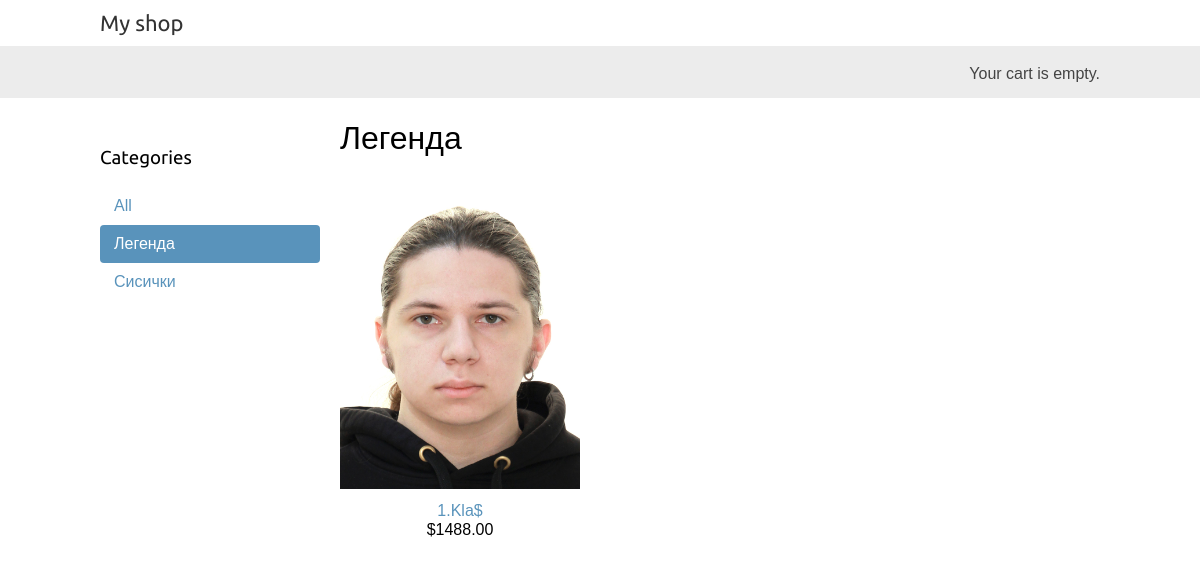
/legenda/, run on an earlier commit of the app's database.
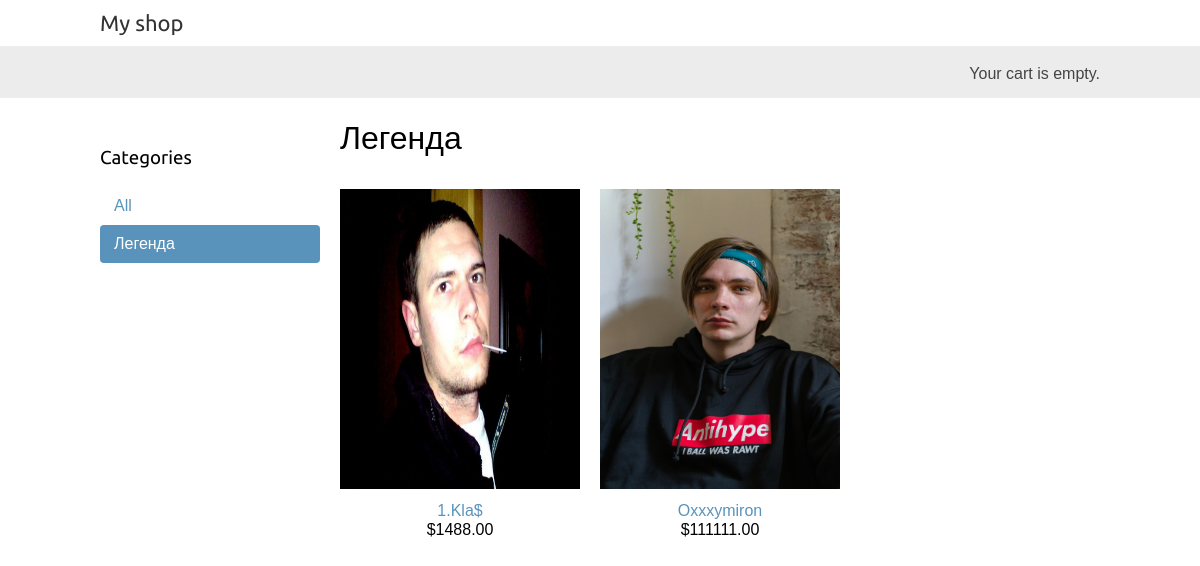
And on a later commit of the database.
### market_app/models.py (models this page shows, shortened)
class Category(models.Model):
    name = models.CharField(max_length=200)
    slug = models.SlugField(max_length=200,
                            unique=True)
    class Meta:
        ordering = ['name']
        indexes = [models.Index(fields=['name']),]
        verbose_name = 'category'
        verbose_name_plural = 'categories'
    def get_absolute_url(self):
        return reverse('market_app:product_list_by_category',
                       args=[self.slug])

class Product(models.Model):
    category = models.ForeignKey(Category,
                                 related_name='products',
                                 on_delete=models.CASCADE)
    name = models.CharField(max_length=200)
    slug = models.SlugField(max_length=200)
    image = models.ImageField(upload_to='products/%Y/%m/%d',
                              blank=True)
    description = models.TextField(blank=True)
    price = models.DecimalField(max_digits=10,
                                decimal_places=2)
    available = models.BooleanField(default=True)
    created = models.DateTimeField(auto_now_add=True)
    updated = models.DateTimeField(auto_now=True)
    class Meta:
        ordering = ['name']
        indexes = [
        models.Index(fields=['id', 'slug']),
        models.Index(fields=['name']),
        models.Index(fields=['-created']),]
    def get_absolute_url(self):
        return reverse('market_app:product_detail',
                       args=[self.id, self.slug])

### market_app/views.py (the view)
# urls.py: path('', views.product_list, name='product_list'),
def product_list(request, category_slug=None):
    category = None
    categories = Category.objects.all()
    products = Product.objects.filter(available=True)
    if category_slug:
        category = get_object_or_404(Category,
                                     slug=category_slug)
        products = products.filter(category=category)
    return render(request,
                    'market_app/product/list.html',
                    {'category': category,
                    'categories': categories,
                    'products': products})

### market_app/templates/market_app/product/list.html (shortened to what this page needs)
{% extends "market_app/base.html" %}
{% load static %}
{% block content %}
    <div id="sidebar">
        <h3>Categories</h3>
        <ul>
            <li {% if not category %}class="selected"{% endif %}>
                <a href="{% url "market_app:product_list" %}">All</a>
            </li>
            {% for c in categories %}
                <li {% if category.slug == c.slug %}class="selected"
                {% endif %}>
                    <a href="{{ c.get_absolute_url }}">{{ c.name }}</a>
                </li>
                {% endfor %}
        </ul>
    </div>
    <div id="main" class="product-list">
        <h1>{% if category %}{{ category.name }}{% else %}Products
        {% endif %}</h1>
        {% for product in products %}
            <div class="item">
                <a href="{{ product.get_absolute_url }}">
                    <img src="{% if product.image %}{{ product.image.url }}{% else %}{% static
"img/no_image.png" %}{% endif %}" width="300" height="300">
                </a>
                <a href="{{ product.get_absolute_url }}">{{ product.name }}</a>
                <br>
                ${{ product.price }}
            </div>
        {% endfor %}
    </div>
{% endblock %}

What changed in the data, as far as the page shows it:
removed Category: name "Сисички", slug "sisichki" (drawn)
changed Product "1.Kla$": image: a different picture
added Product: image (picture), name "Oxxxymiron", price "111111.00"
